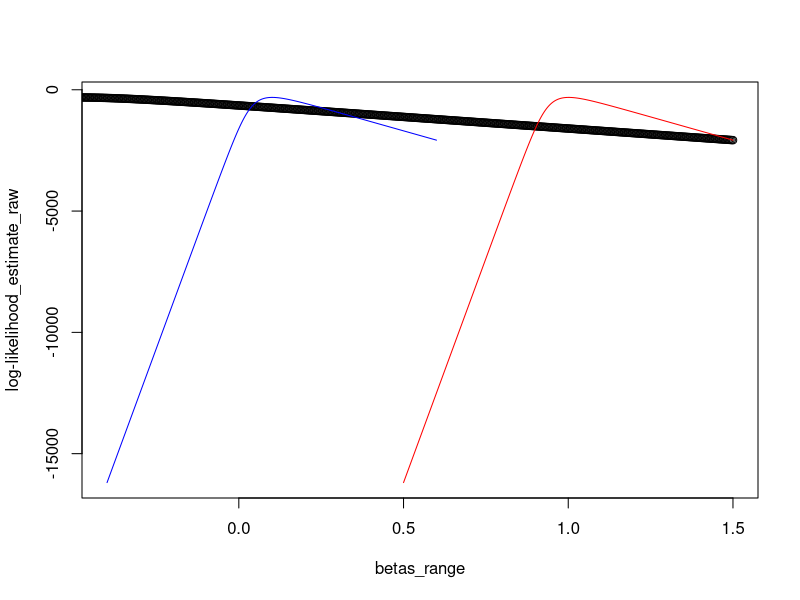
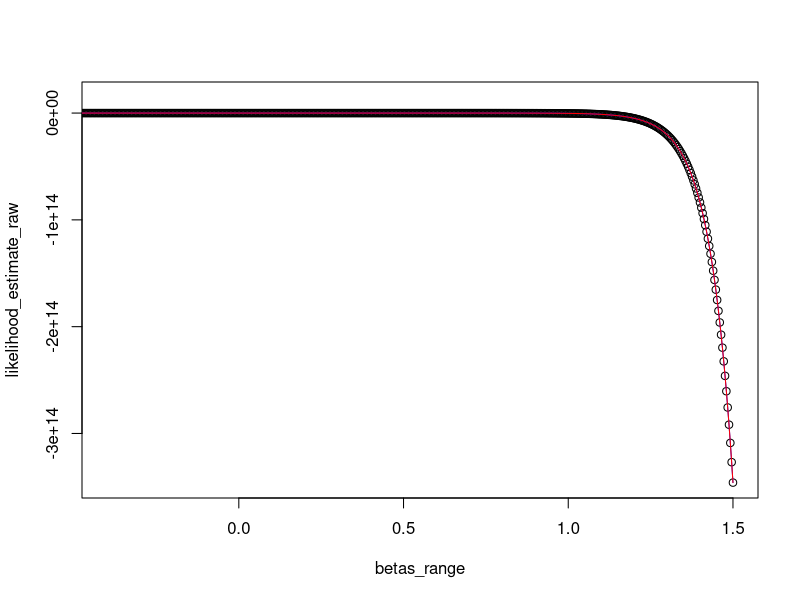

Recreate these plots in R, in order. (Note: this script raises an error after producing the figures.)
# Functions
# b) Log likelihood
myloglikelihood <- function(beta) {
  loglikelihood <-
    sum(-y * log(1 + exp(-(X %*% beta))) - (1 - y) * log(1 + exp(X %*% beta)))
  return(loglikelihood)
}
# b) Normal Likelihood
mylikelihood <- function(beta) {
  likelihood <-
    sum(-y * 1 + exp(-(X %*% beta)) - (1 - y) * (1 + exp(X %*% beta)))
  return(likelihood)
}

# Parameters
n <- 1000
x <- sort(runif(n = n, min = 18, max = 60))
x2 <- rbinom(n, 1, prob = 0.5)
X <- cbind(rep(1, n), x, x2)

beta0 <- -2
beta1 <- 0.1
beta2 <- 1
beta <- cbind(beta0, beta1, beta2)

linear_model <- beta0 + beta1 * x + beta2 * x2
prob_i_x <- exp(linear_model) / (1 + exp(linear_model))

# a) ?
y <- rbinom(n = length(x), size = 1, prob = prob_i_x)

# c) Plot the likelihood function and the log-likelihood function for a range of values for the two parameters
# separately and show that they are maximized at the same value.
beta_start_0 <- seq(-2.5, -1.5, le=n)
beta_start_1 <- seq(-0.4, 0.6, le=n)
beta_start_2 <-  seq(0.5, 1.5, le=n)
beta_start_param <- cbind(beta_start_0, beta_start_1, beta_start_2)
betas_range <- seq(min(beta_start_param),max(beta_start_param), le=n)

results_maybe_log_like <- rep(0, nrow(beta_start_param))

for(i in 1:nrow(beta_start_param)){
  results_maybe_log_like[i] <- myloglikelihood(beta_start_param[i, ])
}

plot(betas_range, results_maybe_log_like, xlim=c(-0.4, 1.5), ylab="log-likelihood_estimate_raw")
lines(beta_start_1, results_maybe_log_like, col="blue")
lines(beta_start_2, results_maybe_log_like, col="red")

results_maybe_likelihood <- rep(0, nrow(beta_start_param))
for(i in 1:nrow(beta_start_param)){
  results_maybe_likelihood[i] <- mylikelihood(beta_start_param[i, ])
}
plot(betas_range, results_maybe_likelihood, xlim=c(-0.4, 1.5), ylab="likelihood_estimate_raw")
lines(betas_range, results_maybe_likelihood, col="blue")
lines(betas_range, results_maybe_likelihood, col="red")
# Testing functions from https://www.r-bloggers.com/2019/08/maximum-likelihood-estimation-from-scratch/

library(maxLik)
# Getting an estimate for both functions
start_param <- c(0, 1, 1)
loglikelihood.estimate <- maxBFGS(myloglikelihood,
                                  finalHessian = TRUE,
                                  start = start_param)
### TODO: Pass previous estimation as this function's start parameter? This is cheating maybe
likelihood.estimate <- maxBFGS(mylikelihood,
                               finalHessian = TRUE,
                               start=loglikelihood.estimate$estimate)



likelihood.covariance_matrix <- -(solve(likelihood.estimate$hessian))
loglikelihood.covariance_matrix <-
  -(solve(loglikelihood.estimate$hessian))

likelihood.sde <- sqrt(diag(likelihood.covariance_matrix))
loglikelihood.sde <- sqrt(diag(loglikelihood.covariance_matrix))

x_len <- length(x)

# Likelihood
likelihood.result <- getMarginalEffectBeta1(
  length = x_len,
  estimate_for = "likelihood",
  x2 = 0,
  dx_container = rep(0, x_len),
  probability_container = rep(0, x_len)
)
plot(x, likelihood.result$dx_container, type="l", main="Likelihood", ylab="dx")

likelihood.result1 <- getMarginalEffectBeta1(
  length = x_len,
  estimate_for = "likelihood",
  x2 = 1,
  dx_container = rep(0, x_len),
  probability_container = rep(0, x_len)
)
lines(x, likelihood.result1$dx_container, col="red")

loglikelihood.result <- getMarginalEffectBeta1(
  length = x_len,
  estimate_for = "loglikelihood",
  x2 = 0,
  dx_container = rep(0, x_len),
  probability_container = rep(0, x_len)
)
plot(x, loglikelihood.result$dx_container, type= "l", main = "Log-Likelihood estimate", ylab = "dx")

loglikelihood.result1 <- getMarginalEffectBeta1(
  length = x_len,
  estimate_for = "loglikelihood",
  x2 = 1,
  dx_container = rep(0, x_len),
  probability_container = rep(0, x_len)
)
lines(x, loglikelihood.result1$dx_container, col="red")

# Plot probabilities
plot(x, loglikelihood.result$probability_container, main="Estimated Probabilities")
lines(x, loglikelihood.result1$probability_container, col="red")

plot(x, loglikelihood.result$probability_container, ylim=c(0, 1))
lines(x, loglikelihood.result1$probability_container, col="red")

# TEST f)?
logit <- function(x) {
  logit <- log(x / (1 - x))
  return (logit)
}

plot(
  logit(prob_i_x),
  prob_i_x,
  type = "l",
  xlim = c(-5, 5),
  main = "The Logit Transformation",
  xlab = "logit",
  ylab = "probability",
  cex.main = 1.2,
  cex.lab = 1,
  cex.axis = 1
)
